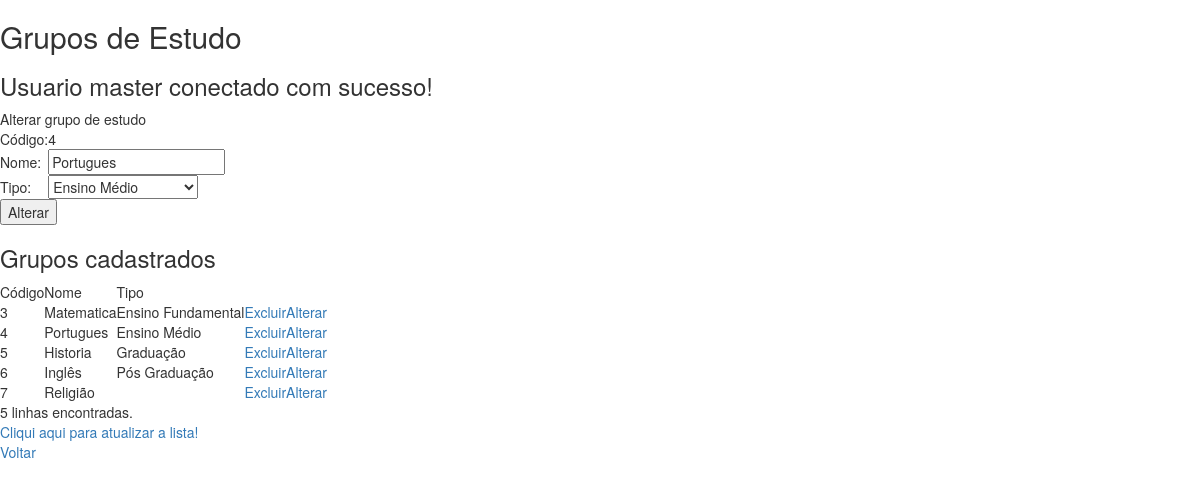
The page /grupos.php?alterar=4 (signed in) on the database its author committed.
### tables this page shows
CREATE TABLE IF NOT EXISTS `grupos` (
  `cod` int(11) NOT NULL AUTO_INCREMENT,
  `nome` varchar(50) NOT NULL,
  `tipo` int(11) DEFAULT NULL,
  PRIMARY KEY (`cod`),
  UNIQUE KEY `nome` (`nome`)
);

CREATE TABLE IF NOT EXISTS `tipos` (
  `cod` int(11) NOT NULL AUTO_INCREMENT,
  `nome` varchar(50) NOT NULL,
  PRIMARY KEY (`cod`),
  UNIQUE KEY `nome` (`nome`)
);

### grupos.php (the view, shortened to what this page needs)
<!DOCTYPE html>
<html lang="en">
	<head>
		<link href="bootstrap-3.3.2/css/bootstrap.min.css" rel="stylesheet">
	</head>
	<body>
		<h2>Grupos de Estudo</h2>
		<h3><?php echo "Usuario ".$_SESSION["login"]." conectado com sucesso!"; ?></h3>
		<form action="grupos.php" method="POST">
			<table>
				<tr>
					<td colspan="2">
						<?php
							if(isset($_GET['alterar'])){
								echo "Alterar grupo de estudo";
							}else{
								echo "Inserir novo grupo de estudo";
							}
						?>
					</td>
				</tr>
				<?php
					if(isset($_GET['alterar'])){
						echo "<tr><td>Código:</td><td>".$_GET['alterar']."<input type='hidden' name='codigo' value='".$_GET['alterar']."' /></td></tr>";
					}
				?>
				<tr>
					<td>Nome:</td>
					<td>
						<?php
							$tipo = null;
							if(isset($_GET['alterar'])){
								$nome = "";
								$conexao = RetornaConexao();
								$sql = "select * from grupos where cod = ".$_GET['alterar'];
								$result = mysqli_query($conexao, $sql, $field=0);
								if (!$result){
									die('Erro consultando para alterar registro de grupos no Banco de Dados.');
								}else{
									if (mysqli_num_rows($result) > 0){
										while($row = mysqli_fetch_assoc($result)) {
											$nome = $row["nome"];
											$tipo = $row["tipo"];
										}
									}
								}
								echo "<input type='text' name='nome' value='".$nome."'  />";
							}else{
								echo "<input type='text' name='nome'/>";
							}
						?>
					</td>
				</tr>
				<tr>
					<td>Tipo:</td>
					<td>
						<select name='tipo'>
							<?php
								$conexao = RetornaConexao();
								$sql = "select * from tipos";
								$result = mysqli_query($conexao, $sql, $field=0);
								if (!$result){
									die('Erro consultando tipos no Banco de Dados.');
								}else{
									if (mysqli_num_rows($result) > 0){
										while($row = mysqli_fetch_assoc($result)) {
											$tipodsc = $row["nome"];
											$tipocod = $row["cod"];
											echo "<option value='".$tipocod."'";
											if($tipo != null){
												if($tipo == $tipocod){
													echo " selected ";
												}
											}
											echo ">".$tipodsc."</option>";
										}
									}
								}
							?>
						</select>
					</td>
				</tr>
				<tr>
					<td colspan="2">
						<?php
							if(isset($_GET['alterar'])){
								echo "<input type='submit' value='Alterar' name='submit'>";
							}else{
								echo "<input type='submit' value='Adicionar' name='submit'>";
							}
						?>
					</td>
				</tr>
			</table>
		</form>
		<h3>Grupos cadastrados</h3>
		<table>
			<tr>
				<td>Código</td>
				<td>Nome</td>
				<td>Tipo</td>
				<td>&nbsp;</td>
				<td>&nbsp;</td>
			</tr>
			<?php
				$conexao = RetornaConexao();
				$sql = "select t1.cod, t1.nome, t1.tipo, t2.nome as tipodsc from grupos t1 left join tipos t2 on t2.cod = t1.tipo ";
				$result = mysqli_query($conexao, $sql, $field=0);
				if (!$result){
					die('Erro consultando registro de grupos no Banco de Dados.');
				}else{
					$contador = 0;
					if (mysqli_num_rows($result) > 0){
						while($row = mysqli_fetch_assoc($result)) {
							$cod = $row["cod"];
							$nome = $row["nome"];
							$tipodsc = $row["tipodsc"];
							$contador++;
							echo "<tr><td>".$cod."</td><td>".$nome."</td><td>".$tipodsc."</td><td><a href='grupos.php?excluir=".$cod."'>Excluir</a></td><td><a href='grupos.php?alterar=".$cod."'>Alterar</a></td></tr>";
						}
					}
					echo "<tr><td colspan='4'>".$contador." linhas encontradas.</td></tr>";
				}
			?>
			<tr>
				<td colspan="3"><a href="grupos.php">Cliqui aqui para atualizar a lista!</a></td>
			</tr>
			<tr>
				<td colspan="3"><a href="index.php">Voltar</a></td>
			</tr>
		</table>
	</body>
</html>

### rows shown on the page
grupos: nome "Portugues", tipo "Ensino Médio", cod "4", tipos.nome "Ensino Médio"
grupos: cod "3", nome "Matematica", tipos.nome "Ensino Fundamental"
grupos: cod "5", nome "Historia", tipos.nome "Graduação"
grupos: cod "6", nome "Inglês", tipos.nome "Pós Graduação"
grupos: cod "7", nome "Religião"

### other values the page prints
$_SESSION["login"] "master"
$_GET['alterar'] "4"
$contador "5"
